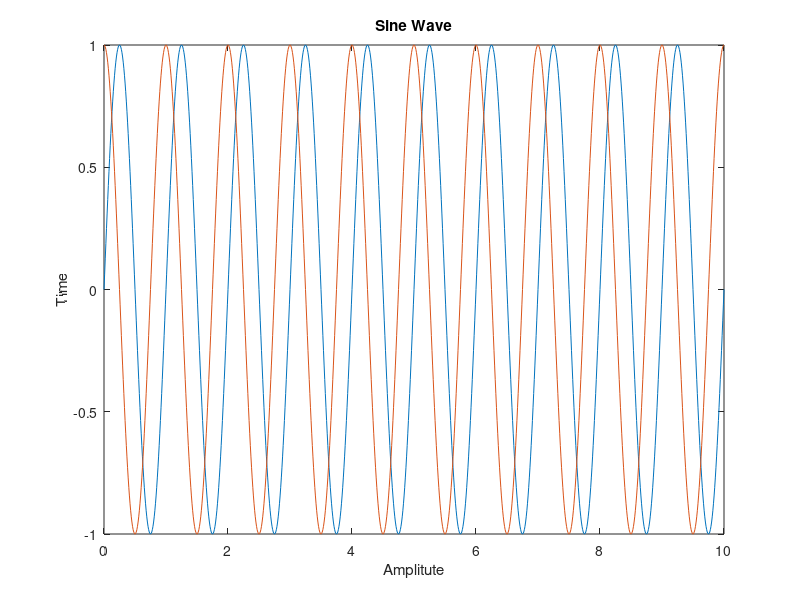

This figure's MATLAB source:
clear all 

t=0:0.01:10;
f=1;
x=sin(2*pi*f*t)
y=cos(2*pi*f*t)
plot(t,x,t,y)
xlabel("Amplitute")
ylabel("Time")
title("Sine Wave")